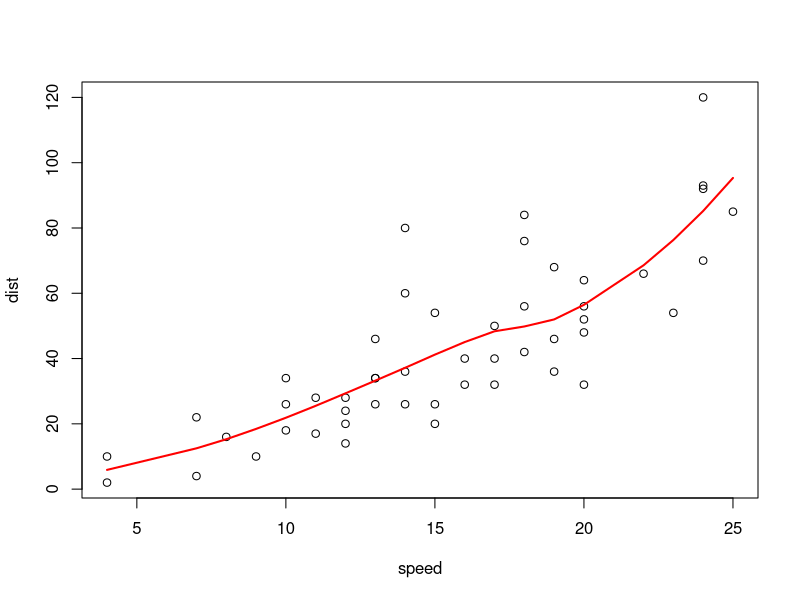
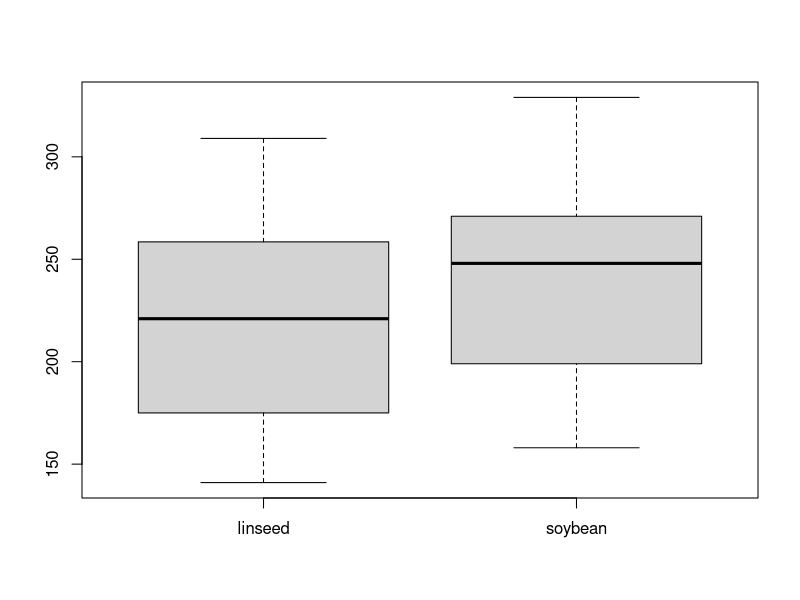
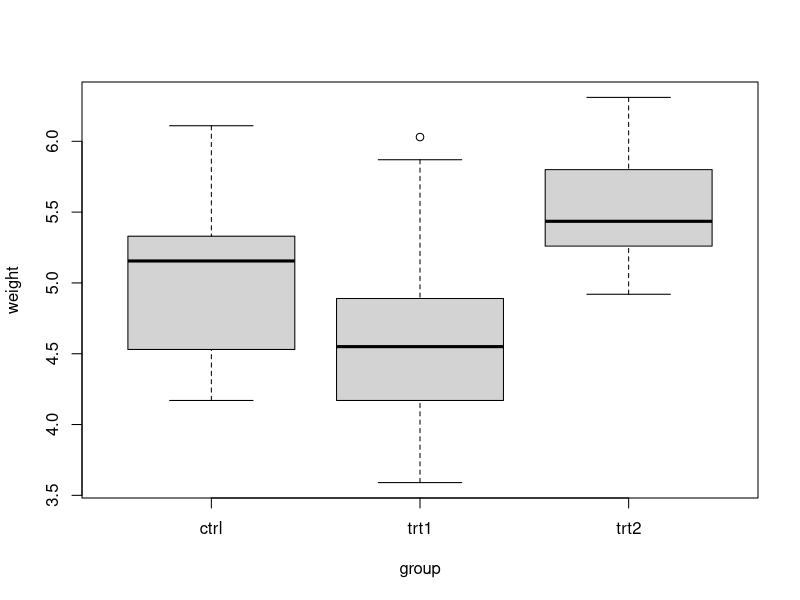
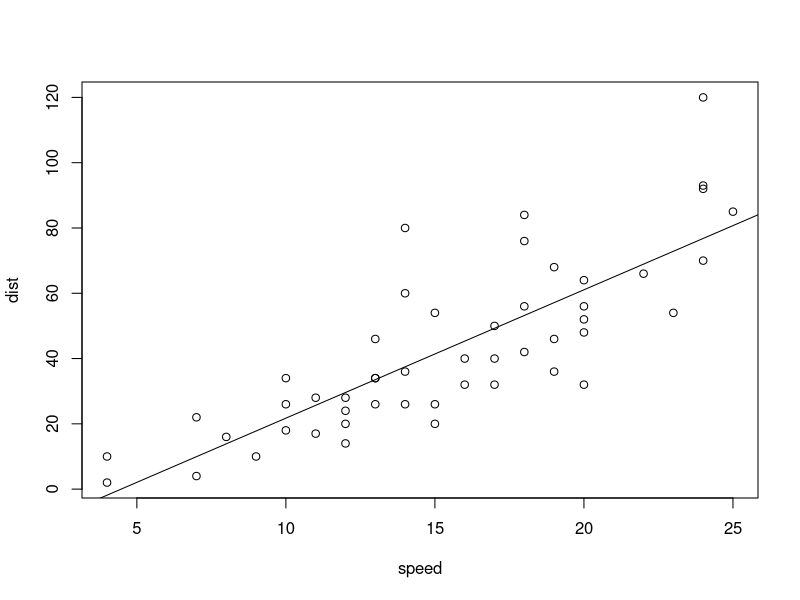
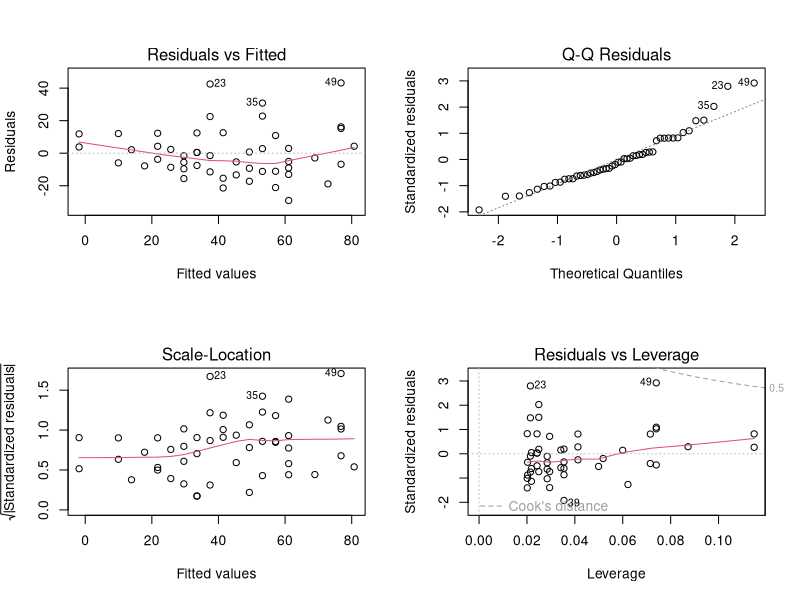
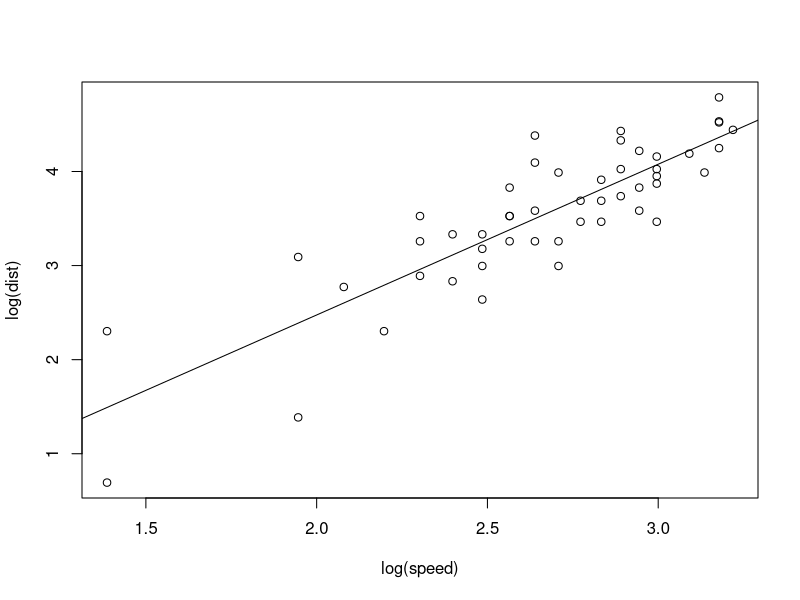
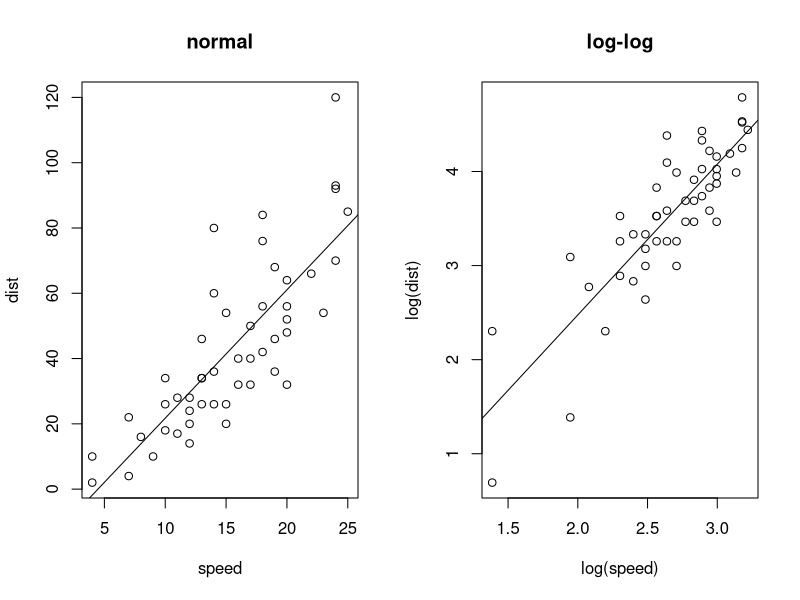
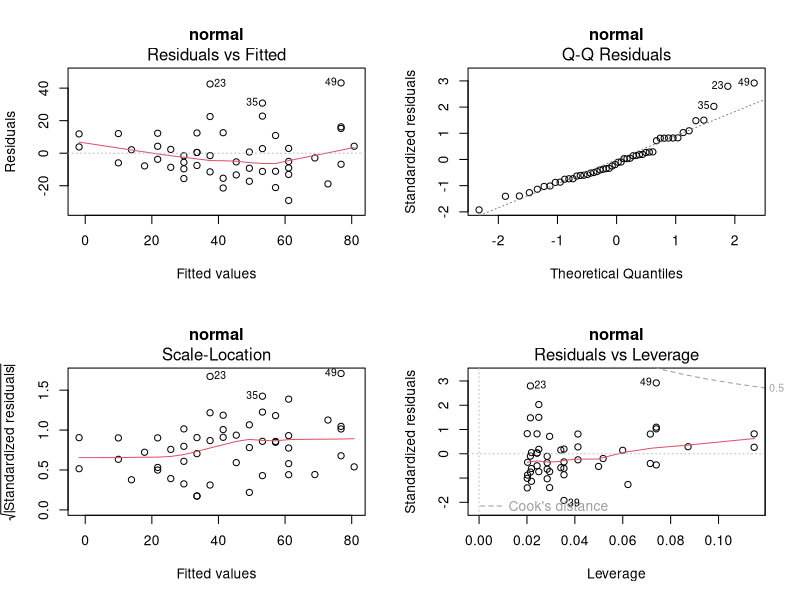

The R source for these figures, in order:
# Smooth line
plot(dist~speed, data=cars)
lofit <- loess(dist~speed, data=cars)$fit
lines(cars$speed, lofit, lwd=2, col="red")

# t test
chick2 <- split(chickwts$weight,
                chickwts$feed)[c("linseed", "soybean")]
chick2
boxplot(chick2)
t.test(chick2$linseed, chick2$soybean)

# One-way anova
PlantGrowth
boxplot(weight~group, data=PlantGrowth)
aov(weight~group, data=PlantGrowth)
summary(aov(weight~group, data=PlantGrowth))

# Simple LM
cars
head(cars)
plot(dist~speed, data=cars)
mylm <- lm(dist~speed, data=cars)
abline(mylm)
summary(mylm)
par(mfrow=c(2,2))
plot(mylm)

# Log-log LM
par(mfrow=c(1,1))
plot(log(dist)~log(speed), data=cars)
mylog <- lm(log(dist)~log(speed), data=cars)
abline(mylog)
summary(mylog)

# Compare
par(mfrow=c(1,2))
plot(dist~speed, data=cars, main="normal")
abline(mylm)
plot(log(dist)~log(speed), data=cars, main="log-log")
abline(mylog)

# Diagnostics
par(mfrow=c(2,2))
plot(mylm, main="normal")
dev.new()
par(mfrow=c(2,2))
plot(mylog, main="log-log")

# R squared and AIC
summary(mylm)
summary(mylog)
names(summary(mylm))
summary(mylm)$r.s
summary(mylog)$r.s
AIC(mylm, mylog)

# Ancova
ToothGrowth
head(ToothGrowth)
summary(ToothGrowth)
boxplot(len~supp, data=ToothGrowth)
plot(len~dose, data=ToothGrowth)
plot(len~log(dose), data=ToothGrowth)

# Intercept and slope options
library(lattice)
xyplot(len~log(dose)|supp, data=ToothGrowth,
       panel=function(...){panel.xyplot(...);
                           panel.lmline(...)})

lm(len~log(dose), data=ToothGrowth) # coefs 2
lm(len~log(dose)+supp, data=ToothGrowth)  # 3
lm(len~log(dose):supp, data=ToothGrowth)  # 3
lm(len~log(dose)*supp, data=ToothGrowth)  # 4

# Forward and backward model selection
add1(lm(len~1, data=ToothGrowth),
     .~log(dose)*supp, test="F")
add1(lm(len~log(dose), data=ToothGrowth),
     .~log(dose)*supp, test="F")
add1(lm(len~log(dose)+supp, data=ToothGrowth),
     .~log(dose)*supp, test="F")

# Plot ancova
graphics.off()
drop1(lm(len~log(dose)*supp, data=ToothGrowth), test="F")
anova(lm(len~log(dose)*supp, data=ToothGrowth))
mylm <- lm(len~log(dose)*supp, data=ToothGrowth)
plot(len~log(dose), data=ToothGrowth, subset=supp=="OJ",
     ylim=c(0,35), pch=16, col="orange")
points(len~log(dose), data=ToothGrowth, subset=supp=="VC",
       pch=16, col="blue")
d <- c(0.5, 1, 2)
ojfit <- predict(mylm, data.frame(dose=d, supp=factor("OJ")))
vcfit <- predict(mylm, data.frame(dose=d, supp=factor("VC")))
lines(log(d), ojfit, lwd=2, col="orange")
lines(log(d), vcfit, lwd=2, col="blue")

# Stepwise model selection
mylm1 <- step(lm(I(1/mpg)~1, data=mtcars),
              .~cyl+disp+hp+drat+wt+qsec+factor(vs)
                +factor(am)+gear+carb)
mylm2 <- step(lm(I(1/mpg)~cyl+disp+hp+drat+wt+qsec+factor(vs)
                          +factor(am)+gear+carb, data=mtcars))
summary(mylm1)
summary(mylm2)
AIC(mylm1, mylm2)

# Count data
kick <- read.table("../data/kick.txt", header=TRUE)
kick
head(kick)
xtabs(N~Corps+Year, data=kick)
tapply(kick$N, kick$Corps, sum)
barplot(tapply(kick$N, kick$Corps, sum))
lev <- c("G", as.character(as.roman(c(1:11,14:15))))
kick$Corps <- ordered(kick$Corps, levels=lev)

# Chi squared test
barplot(tapply(kick$N, kick$Corps, sum))
chisq.test(tapply(kick$N, kick$Corps, sum))
barplot(tapply(kick$N, kick$Year, sum))
chisq.test(tapply(kick$N, kick$Year, sum))

# GLM test
par(mfrow=c(2,1))
barplot(tapply(kick$N, kick$Corps, sum),
        main="Deaths by Corps")
barplot(tapply(kick$N, kick$Year, sum),
        main="Deaths by Year")
kick.0 <- glm(N~1, data=kick, family=poisson)
anova(step(kick.0, .~factor(Year)*Corps), test="Chisq")
